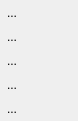
<?xml version="1.0" encoding="UTF-8"?>
<ui version="4.0">
 <class>Form</class>
 <widget class="QWidget" name="Form">
  <property name="geometry">
   <rect>
    <x>0</x>
    <y>0</y>
    <width>78</width>
    <height>116</height>
   </rect>
  </property>
  <property name="windowTitle">
   <string>Form</string>
  </property>
  <layout class="QVBoxLayout" name="verticalLayout">
   <property name="spacing">
    <number>3</number>
   </property>
   <property name="leftMargin">
    <number>0</number>
   </property>
   <property name="topMargin">
    <number>2</number>
   </property>
   <property name="rightMargin">
    <number>0</number>
   </property>
   <property name="bottomMargin">
    <number>2</number>
   </property>
   <item>
    <widget class="QToolButton" name="buttonNext">
     <property name="text">
      <string>...</string>
     </property>
     <property name="autoRaise">
      <bool>true</bool>
     </property>
    </widget>
   </item>
   <item>
    <widget class="QToolButton" name="buttonPrev">
     <property name="text">
      <string>...</string>
     </property>
     <property name="autoRaise">
      <bool>true</bool>
     </property>
    </widget>
   </item>
   <item>
    <widget class="QToolButton" name="buttonLast">
     <property name="text">
      <string>...</string>
     </property>
     <property name="autoRaise">
      <bool>true</bool>
     </property>
    </widget>
   </item>
   <item>
    <widget class="QToolButton" name="buttonFirst">
     <property name="text">
      <string>...</string>
     </property>
     <property name="autoRaise">
      <bool>true</bool>
     </property>
    </widget>
   </item>
   <item>
    <widget class="QToolButton" name="buttonAll">
     <property name="text">
      <string>...</string>
     </property>
     <property name="autoRaise">
      <bool>true</bool>
     </property>
    </widget>
   </item>
  </layout>
 </widget>
 <resources/>
 <connections/>
</ui>
